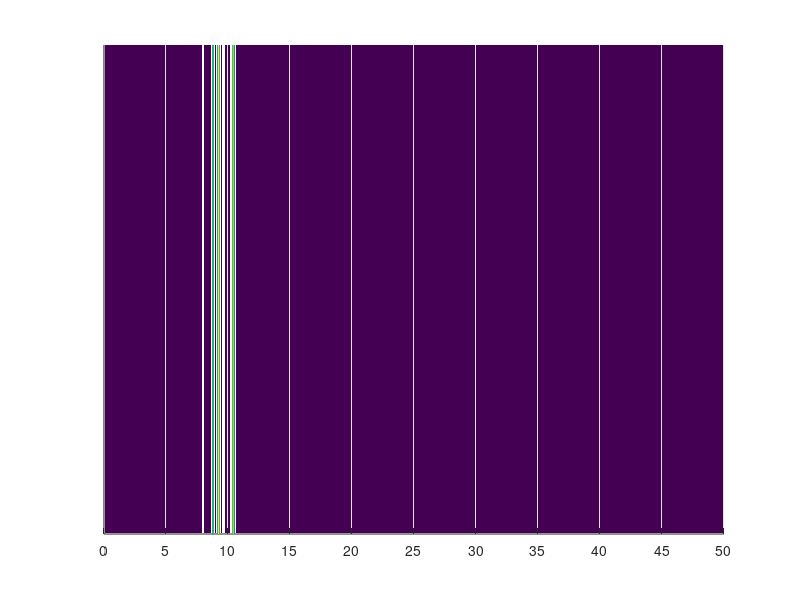

Write MATLAB code to recreate this figure. (Note: this script raises an error after producing the figure.)
F_max=50;
% %% 输出轴，范围4~18阶，分成3部分，生成4~8根阶次线
% n=40;
% ratio_error=0.95;
% 
% for j=1:n
%     feature=0.12;
%     lim=50;
%     h=0.01;
%     F=0:h:lim;
%     F=F';
%     a1=floor(floor((14*rand(1)+4)/feature)*feature*100)/100;
%     b1=floor(5*sqrt(rand(1))+3.5);
% 
%     if rand(1)<0.2
%         a2=floor(floor((4*rand(1)+9)/feature)*feature*100)/100;
%         b2=floor(4*sqrt(rand(1))+3);
%         b=b1+b2;
% 
%         x_peaks=zeros(b,1);
%         y_peaks=zeros(b,1);
%         for i=1:b1
%             c=0.05*rand(1)+0.975;
%             x_peaks(i)=a1+(i-2)*feature+feature*c;
%             y_peaks(i)=15*rand(1)+25;
% 
%         end
%         for i=b1+1:b1+b2
%             c=0.05*rand(1)+0.975;
%             x_peaks(i)=a2+(i-2)*feature+feature*c;
%             y_peaks(i)=15*rand(1)+25;
% 
%         end
% 
%     else
%         b=b1;
%         x_peaks=zeros(b,1);
%         y_peaks=zeros(b,1);
%         for i=1:b
%             c=0.05*rand(1)+0.975;
%             x_peaks(i)=a1+(i-2)*feature+feature*c;
%             y_peaks(i)=15*rand(1)+25;
% 
%         end
%     end
% 
% 
%     if rand(1)<ratio_error
% 
%         if b<14
%             d=6*(rand(1)-0.5);
%             if d<0
%                 x_peaks(b+1)=a1-d;
%                 y_peaks(b+1)=15*rand(1)+25;
%             else
%                 x_peaks(b+1)=x_peaks(b)+d;
%                 y_peaks(b+1)=15*rand(1)+25;
%             end
% 
%             if rand(1)<0.7
%                 d=6*(rand(1)-0.5);
%                 if d<0
%                     x_peaks(b+2)=a1-d;
%                     y_peaks(b+2)=15*rand(1)+25;
%                 else
%                     x_peaks(b+2)=x_peaks(b)+d;
%                     y_peaks(b+2)=15*rand(1)+25;
%                 end
%             end
% 
%             if rand(1)<0.7
%                 d=round((b-1)*rand(1)+0.5);
%                 y_peaks(d,d+1)=0;
%             end
% 
%         elseif b>14
%             d=round((b-1)*rand(1)+0.5);
%             y_peaks(d)=0;
%             if rand(1)<0.7
%                 d=round((b-1)*rand(1)+0.5);
%                 y_peaks(d,d+1)=0;
%             end
%             if rand(1)<0.7
%                 d=round((b-1)*rand(1)+0.5);
%                 y_peaks(d,d+1)=0;
%             end
% 
%         end
% 
% 
%     end
%     if rand(1)<0.7
%         d=round((b-1)*rand(1)+0.5);
%         y_peaks(d,d+1)=0;
%     end
%     if rand(1)<0.7
%         d=round((b-1)*rand(1)+0.5);
%         y_peaks(d,d+1)=0;
%     end
% 
%     k=find(x_peaks<lim);
%     x_peaks=x_peaks(k);
%     y_peaks=y_peaks(k);
% 
% 
%     baseline = 0; % 基线值
%     width = 0.1; % 每个峰值点的宽度
% 
%     % 定义 x 范围
%     x = F; % x 的范围可以根据需要调整
% 
%     % 生成三角形峰
%     y = baseline;
%     for i = 1:length(x_peaks)
%         y = y + (y_peaks(i) - baseline) * max(1 - abs((x - x_peaks(i)) / (width*0.5*(rand(1)+0.5) / 2)), 0);
%     end
%     % % 绘图
%     % figure
%     % plot(x, y);
%     % xlabel('x');
%     % ylabel('y');
%     % title('Generated Multiple Triangular Peaks');
%     % grid on;
% 
% 
%     T=1:0.1:10;
%     P= repmat(y, 1, length(T));
% 
%     fig = figure('Visible', 'off','Position', [300, 100, 1400, 600]);
%     % fig = figure;
%     surf(F, T, P', 'EdgeColor', 'none');
%     axis tight;
%     view(0, 90);  % 从上方查看
%     %ylim([0,max(T)])
%     xlim([0,lim])
% 
%     % xlabel('阶次');
%     % ylabel('Time (s)');
%     set(gca,'YTick',[])
%     xticks(linspace(0, lim, 11));
%     % xticklabels(x_ticks);
%     set(gca, 'XTickLabelRotation', 0);
%     %title(name, 'Interpreter', 'none');
%     clim([0, 40]);  % 设置颜色映射范围
%     %colorbar;
%     colormap(gray);  % 使用彩色映射
%     shading interp;       % 平滑颜色过渡，使阶次线更清晰
%     grid on;
% 
%     folderPath='E:\test\shaft_out';
%     name=num2str(j);
%     savePath = fullfile(folderPath, [name, '.jpg']);  % 保存路径
%     exportgraphics(fig, savePath, 'Resolution', 300); % 保存为 jpg 文件，分辨率 600 DPI
%     % 关闭当前图形窗口
%     close(fig);
% 
% end



% 
% %% Spline shaft，范围3~13阶，生成3~10根阶次线
% 
% for j=1:n
%     feature=1;
%     lim=50;
%     h=0.01;
%     F=0:h:lim;
%     F=F';
%     a=floor(10*rand(1)+3);
%     b=round(7*sqrt(rand(1))+2.5);
%     x_peaks=zeros(b,1);
%     y_peaks=zeros(b,1);
%     for i=1:b
%         c=0.05*rand(1)+0.975;
%         x_peaks(i)=a+(i-2)*feature+feature*c;
%         y_peaks(i)=15*rand(1)+25;
%     end
% 
%     if rand(1)<ratio_error
% 
%         if b<5
%             d=10*(rand(1)-0.5);
%             if d<0
%                 x_peaks(b+1)=a-d;
%                 y_peaks(b+1)=15*rand(1)+25;
%             else
%                 x_peaks(b+1)=x_peaks(b)+d;
%                 y_peaks(b+1)=15*rand(1)+25;
%             end
% 
%             if rand(1)<0.7
%                 d=10*(rand(1)-0.5);
%                 if d<0
%                     x_peaks(b+2)=a-d;
%                     y_peaks(b+2)=15*rand(1)+25;
%                 else
%                     x_peaks(b+2)=x_peaks(b)+d;
%                     y_peaks(b+2)=15*rand(1)+25;
%                 end
%             end
% 
%         elseif b>6
%             d=round(4*rand(1)+3);
%             y_peaks(d)=0;
%             if rand(1)<0.7
%                 d=round(4*rand(1)+3);
%                 y_peaks(d)=0;
%             end
% 
%         end
% 
%     end
% 
%     k=find(x_peaks<lim);
%     x_peaks=x_peaks(k);
%     y_peaks=y_peaks(k);
% 
% 
%     baseline = 0; % 基线值
%     width = 0.3; % 每个峰值点的宽度
% 
%     % 定义 x 范围
%     x = F; % x 的范围可以根据需要调整
% 
%     % 生成三角形峰
%     y = baseline;
%     for i = 1:length(x_peaks)
%         y = y + (y_peaks(i) - baseline) * max(1 - abs((x - x_peaks(i)) / (width*(rand(1)+0.5) / 2)), 0);
%     end
%     % % 绘图
%     % figure
%     % plot(x, y);
%     % xlabel('x');
%     % ylabel('y');
%     % title('Generated Multiple Triangular Peaks');
%     % grid on;
% 
% 
%     T=1:0.1:10;
%     P= repmat(y, 1, length(T));
% % 
% %     fig = figure('Visible', 'off','Position', [300, 100, 1400, 600]);
% %     % fig = figure;
% %     surf(F, T, P', 'EdgeColor', 'none');
% %     axis tight;
% %     view(0, 90);  % 从上方查看
% %     %ylim([0,max(T)])
% %     xlim([0,lim])
% % 
% %     % xlabel('阶次');
% %     % ylabel('Time (s)');
% %     set(gca,'YTick',[])
% %     xticks(linspace(0, lim, 11));
% %     % xticklabels(x_ticks);
% %     set(gca, 'XTickLabelRotation', 0);
% %     %title(name, 'Interpreter', 'none');
% %     clim([0, 40]);  % 设置颜色映射范围
% %     %colorbar;
% %     colormap(gray);  % 使用彩色映射
% %     shading interp;       % 平滑颜色过渡，使阶次线更清晰
% %     grid on;
% % 
% % 
% %     folderPath='E:\dudu';
% %     name=num2str(j);
% %     savePath = fullfile(folderPath, [name, '.jpg']);  % 保存路径
% %     exportgraphics(fig, savePath, 'Resolution', 300); % 保存为 jpg 文件，分辨率 600 DPI
% %     % 关闭当前图形窗口
% %     close(fig);
% %% 论文绘图
% width_cm  = 7.8;
% height_cm = 3.6;
% wps_dpi   = 96;                 % WPS 默认读取 DPI
% pxPerCm   = wps_dpi / 2.54;
% widthPx   = round(width_cm  * pxPerCm);  % ≈ 294 px
% heightPx  = round(height_cm * pxPerCm);  % ≈ 136 px
% 
% 
% fig = figure('Visible','off','Units','pixels','Position',[0 0 widthPx heightPx]);
% 
% 
% surf(F,T,P','EdgeColor','none');
% axis tight; view(0,90);
% % ylim([0 max(T)]); xlim([0 F_max]);
% clim([0 35]); colormap jet; shading interp;
% set(gca,'FontName','Times New Roman','FontSize',7);
% xlabel('Orders','FontName','Times New Roman','FontSize',7);
% ylabel('Time/s','FontName','Times New Roman','FontSize',7);
% set(gca,'XTickLabelRotation',0);
% xticks(linspace(0, F_max, F_max/5+1));
% 
% folderPath='E:\dudu';
% name=num2str(j);
% 
% savePath = fullfile(folderPath, [name, '.jpg']);  % 保存路径
% exportgraphics(fig, savePath, 'Resolution', 600);  % 保存为 jpg 文件，分辨率 600 DPI
% 
% % savePath2 = fullfile(folderPath, [name,'_dwt', '.fig']);  % 保存路径
% % savefig(fig, savePath2, 'compact') 
% 
%     % 关闭当前图形窗口
%     close(fig);
% end
% 
% 
% %% 二级齿轮，范围11.56阶，生成1~2根阶次线
% 
% ratio_error=0.4;
% 
% for j=1:n
%     feature=11.56;
%     lim=50;
%     h=0.01;
%     F=0:h:lim;
%     F=F';
%     a=11.56;
%     b=round(2*sqrt(rand(1))+0.5);
% 
%     x_peaks=zeros(b,1);
%     y_peaks=zeros(b,1);
%     for i=1:b
%         c=0.005*rand(1)+0.9975;
%         x_peaks(i)=a+(i-2)*feature+feature*c;
%         y_peaks(i)=15*rand(1)+25;
% 
%     end
% 
% 
%     if rand(1)<ratio_error
% 
%         c=round(2*sqrt(rand(1))+0.5);
%         for i=b+1:b+c
%             x_peaks(i)=floor(9*rand(1)+1);
%             y_peaks(i)=15*rand(1)+25;
% 
%         end
% 
%     end
% 
%     k=find(x_peaks<lim);
%     x_peaks=x_peaks(k);
%     y_peaks=y_peaks(k);
% 
% 
%     baseline = 0; % 基线值
%     width = 0.6; % 每个峰值点的宽度
% 
%     % 定义 x 范围
%     x = F; % x 的范围可以根据需要调整
% 
%     % 生成三角形峰
%     y = baseline;
%     for i = 1:length(x_peaks)
%         y = y + (y_peaks(i) - baseline) * max(1 - abs((x - x_peaks(i)) / (width*(rand(1)+0.5) / 4)), 0);
%     end
%     % % 绘图
%     % figure
%     % plot(x, y);
%     % xlabel('x');
%     % ylabel('y');
%     % title('Generated Multiple Triangular Peaks');
%     % grid on;
% 
% 
%     T=1:0.1:10;
%     P= repmat(y, 1, length(T));
% 
% %     fig = figure('Visible', 'off','Position', [300, 100, 1400, 600]);
% %     % fig = figure;
% %     surf(F, T, P', 'EdgeColor', 'none');
% %     axis tight;
% %     view(0, 90);  % 从上方查看
% %     %ylim([0,max(T)])
% %     xlim([0,lim])
% % 
% %     % xlabel('阶次');
% %     % ylabel('Time (s)');
% %     set(gca,'YTick',[])
% %     xticks(linspace(0, lim, 11));
% %     % xticklabels(x_ticks);
% %     set(gca, 'XTickLabelRotation', 0);
% %     %title(name, 'Interpreter', 'none');
% %     clim([0, 40]);  % 设置颜色映射范围
% %     %colorbar;
% %     colormap(gray);  % 使用彩色映射
% %     shading interp;       % 平滑颜色过渡，使阶次线更清晰
% %     grid on;
% % 
% %     folderPath='E:\2nd gears';
% %     name=num2str(j);
% %     savePath = fullfile(folderPath, [name, '.jpg']);  % 保存路径
% %     exportgraphics(fig, savePath, 'Resolution', 300); % 保存为 jpg 文件，分辨率 600 DPI
% %     % 关闭当前图形窗口
% %     close(fig);
% %% 论文绘图
% width_cm  = 7.8;
% height_cm = 3.6;
% wps_dpi   = 96;                 % WPS 默认读取 DPI
% pxPerCm   = wps_dpi / 2.54;
% widthPx   = round(width_cm  * pxPerCm);  % ≈ 294 px
% heightPx  = round(height_cm * pxPerCm);  % ≈ 136 px
% 
% 
% fig = figure('Visible','off','Units','pixels','Position',[0 0 widthPx heightPx]);
% 
% 
% surf(F,T,P','EdgeColor','none');
% axis tight; view(0,90);
% % ylim([0 max(T)]); xlim([0 F_max]);
% clim([0 35]); colormap jet; shading interp;
% set(gca,'FontName','Times New Roman','FontSize',7);
% xlabel('Orders','FontName','Times New Roman','FontSize',7);
% ylabel('Time/s','FontName','Times New Roman','FontSize',7);
% set(gca,'XTickLabelRotation',0);
% xticks(linspace(0, F_max, F_max/5+1));
% 
% folderPath='E:\2nd gears';
% name=num2str(j);
% 
% savePath = fullfile(folderPath, [name, '.jpg']);  % 保存路径
% exportgraphics(fig, savePath, 'Resolution', 600);  % 保存为 jpg 文件，分辨率 600 DPI
% 
% % savePath2 = fullfile(folderPath, [name,'_dwt', '.fig']);  % 保存路径
% % savefig(fig, savePath2, 'compact') 
% 
%     % 关闭当前图形窗口
%     close(fig);
% end
% 
%% 轮毂轴承，范围2~12阶，生成3~7根阶次线
ratio_error=0.95;
n=50;
for j=1:n
    feature=0.8;
    lim=50;
    h=0.01;
    F=0:h:lim;
    F=F';
    a=floor(floor((10*rand(1)+2)/0.8)*0.8*100)/100;
    b=round(5*(rand(1))^2+2.5);

    x_peaks=zeros(b,1);
    y_peaks=zeros(b,1);
    for i=1:b
        c=0.05*rand(1)+0.975;
        x_peaks(i)=a+(i-2)*feature+feature*c;
        y_peaks(i)=15*rand(1)+25;

    end


    if rand(1)<ratio_error

        if b<5
            d=6*(rand(1)-0.5);
            if d<0
                x_peaks(b+1)=a-d;
                y_peaks(b+1)=15*rand(1)+25;
            else
                x_peaks(b+1)=x_peaks(b)+d;
                y_peaks(b+1)=15*rand(1)+25;
            end

            if rand(1)<0.7
                d=6*(rand(1)-0.5);
                if d<0
                    x_peaks(b+2)=a-d;
                    y_peaks(b+2)=15*rand(1)+25;
                else
                    x_peaks(b+2)=x_peaks(b)+d;
                    y_peaks(b+2)=15*rand(1)+25;
                end
            end

        elseif b>6
            d=round(4*rand(1)+3);
            y_peaks(d)=0;
            if rand(1)<0.7
                d=round(4*rand(1)+3);
                y_peaks(d)=0;
            end

        end

    end

    k=find(x_peaks<lim);
    x_peaks=x_peaks(k);
    y_peaks=y_peaks(k);


    baseline = 0; % 基线值
    width = 0.3; % 每个峰值点的宽度

    % 定义 x 范围
    x = F; % x 的范围可以根据需要调整

    % 生成三角形峰
    y = baseline;
    for i = 1:length(x_peaks)
        y = y + (y_peaks(i) - baseline) * max(1 - abs((x - x_peaks(i)) / (width*(rand(1)+0.5) / 2)), 0);
    end
    % % 绘图
    % figure
    % plot(x, y);
    % xlabel('x');
    % ylabel('y');
    % title('Generated Multiple Triangular Peaks');
    % grid on;


    T=1:0.1:10;
    P= repmat(y, 1, length(T));

    fig = figure('Visible', 'off','Position', [300, 100, 1400, 600]);
    % fig = figure;
    surf(F, T, P', 'EdgeColor', 'none');
    axis tight;
    view(0, 90);  % 从上方查看
    %ylim([0,max(T)])
    xlim([0,lim])

    % xlabel('阶次');
    % ylabel('Time (s)');
    set(gca,'YTick',[])
    xticks(linspace(0, lim, 11));
    % xticklabels(x_ticks);
    set(gca, 'XTickLabelRotation', 0);
    %title(name, 'Interpreter', 'none');
    clim([0, 40]);  % 设置颜色映射范围
    %colorbar;
    colormap(gray);  % 使用彩色映射
    shading interp;       % 平滑颜色过渡，使阶次线更清晰
    grid on;

    folderPath='E:\train\hub bearing';
    name=num2str(j);
    savePath = fullfile(folderPath, [name, '.jpg']);  % 保存路径
    exportgraphics(fig, savePath, 'Resolution', 300); % 保存为 jpg 文件，分辨率 600 DPI
    % 关闭当前图形窗口
    close(fig);
% %% 论文绘图
% width_cm  = 7.8;
% height_cm = 3.6;
% wps_dpi   = 96;                 % WPS 默认读取 DPI
% pxPerCm   = wps_dpi / 2.54;
% widthPx   = round(width_cm  * pxPerCm);  % ≈ 294 px
% heightPx  = round(height_cm * pxPerCm);  % ≈ 136 px
% 
% 
% fig = figure('Visible','off','Units','pixels','Position',[0 0 widthPx heightPx]);
% 
% 
% surf(F,T,P','EdgeColor','none');
% axis tight; view(0,90);
% % ylim([0 max(T)]); xlim([0 F_max]);
% clim([0 35]); colormap jet; shading interp;
% set(gca,'FontName','Times New Roman','FontSize',7);
% xlabel('Orders','FontName','Times New Roman','FontSize',7);
% ylabel('Time/s','FontName','Times New Roman','FontSize',7);
% set(gca,'XTickLabelRotation',0);
% xticks(linspace(0, F_max, F_max/5+1));
% 
% folderPath='E:\hub bearing';
% name=num2str(j);
% 
% savePath = fullfile(folderPath, [name, '.jpg']);  % 保存路径
% exportgraphics(fig, savePath, 'Resolution', 600);  % 保存为 jpg 文件，分辨率 600 DPI
% 
% % savePath2 = fullfile(folderPath, [name,'_dwt', '.fig']);  % 保存路径
% % savefig(fig, savePath2, 'compact') 
% 
%     % 关闭当前图形窗口
%     close(fig);
end


% %% 电机轴承2.57，范围15~50阶，生成3~6根阶次线
% n=50;
% ratio_error=0.75;
% 
% for j=1:n
%     feature=2.57;
%     lim=50;
%     h=0.01;
%     F=0:h:lim;
%     F=F';
%     a=floor(floor((10*rand(1)+15)/feature)*feature*100)/100;
%     b=round(3*sqrt(rand(1))+2.5);
% 
%     x_peaks=zeros(b,1);
%     y_peaks=zeros(b,1);
%     for i=1:b
%         c=0.05*rand(1)+0.975;
%         x_peaks(i)=a+(i-2)*feature+feature*c;
%         y_peaks(i)=15*rand(1)+25;
% 
%     end
% 
% 
%     if rand(1)<ratio_error
% 
%         if b<5
%             d=6*(rand(1)-0.5);
%             if d<0
%                 x_peaks(b+1)=a-d;
%                 y_peaks(b+1)=15*rand(1)+25;
%             else
%                 x_peaks(b+1)=x_peaks(b)+d;
%                 y_peaks(b+1)=15*rand(1)+25;
%             end
%         elseif b>6
%             d=round(1*rand(1)+4.5);
%             y_peaks(d)=0;
%         end
% 
%     end
% 
%     k=find(x_peaks<lim);
%     x_peaks=x_peaks(k);
%     y_peaks=y_peaks(k);
% 
% 
%     baseline = 0; % 基线值
%     width = 0.3; % 每个峰值点的宽度
% 
%     % 定义 x 范围
%     x = F; % x 的范围可以根据需要调整
% 
%     % 生成三角形峰
%     y = baseline;
%     for i = 1:length(x_peaks)
%         y = y + (y_peaks(i) - baseline) * max(1 - abs((x - x_peaks(i)) / (width*(rand(1)+0.5) / 2)), 0);
%     end
%     % % 绘图
%     % figure
%     % plot(x, y);
%     % xlabel('x');
%     % ylabel('y');
%     % title('Generated Multiple Triangular Peaks');
%     % grid on;
% 
% 
%     T=1:0.1:10;
%     P= repmat(y, 1, length(T));
% 
%     fig = figure('Visible', 'off','Position', [300, 100, 1400, 600]);
%     % fig = figure;
%     surf(F, T, P', 'EdgeColor', 'none');
%     axis tight;
%     view(0, 90);  % 从上方查看
%     %ylim([0,max(T)])
%     xlim([0,lim])
% 
%     % xlabel('阶次');
%     % ylabel('Time (s)');
%     set(gca,'YTick',[])
%     xticks(linspace(0, lim, 11));
%     % xticklabels(x_ticks);
%     set(gca, 'XTickLabelRotation', 0);
%     %title(name, 'Interpreter', 'none');
%     clim([0, 40]);  % 设置颜色映射范围
%     %colorbar;
%     colormap(gray);  % 使用彩色映射
%     shading interp;       % 平滑颜色过渡，使阶次线更清晰
%     grid on;
% 
%     folderPath='E:\train\motor bearing';
%     name=num2str(j);
%     savePath = fullfile(folderPath, [name, '.jpg']);  % 保存路径
%     exportgraphics(fig, savePath, 'Resolution', 300); % 保存为 jpg 文件，分辨率 600 DPI
%     % 关闭当前图形窗口
%     close(fig);
% 
% % %% 论文绘图
% % width_cm  = 7.8;
% % height_cm = 3.6;
% % wps_dpi   = 96;                 % WPS 默认读取 DPI
% % pxPerCm   = wps_dpi / 2.54;
% % widthPx   = round(width_cm  * pxPerCm);  % ≈ 294 px
% % heightPx  = round(height_cm * pxPerCm);  % ≈ 136 px
% % 
% % 
% % fig = figure('Visible','off','Units','pixels','Position',[0 0 widthPx heightPx]);
% % 
% % 
% % surf(F,T,P','EdgeColor','none');
% % axis tight; view(0,90);
% % % ylim([0 max(T)]); xlim([0 F_max]);
% % clim([0 35]); colormap jet; shading interp;
% % set(gca,'FontName','Times New Roman','FontSize',7);
% % xlabel('Orders','FontName','Times New Roman','FontSize',7);
% % ylabel('Time/s','FontName','Times New Roman','FontSize',7);
% % set(gca,'XTickLabelRotation',0);
% % xticks(linspace(0, F_max, F_max/5+1));
% % 
% % folderPath='E:\train\motor bearing';
% % name=num2str(j);
% % 
% % savePath = fullfile(folderPath, [name, '.jpg']);  % 保存路径
% % exportgraphics(fig, savePath, 'Resolution', 600);  % 保存为 jpg 文件，分辨率 600 DPI
% % 
% % % savePath2 = fullfile(folderPath, [name,'_dwt', '.fig']);  % 保存路径
% % % savefig(fig, savePath2, 'compact') 
% % 
% %     % 关闭当前图形窗口
% %     close(fig);
% end
